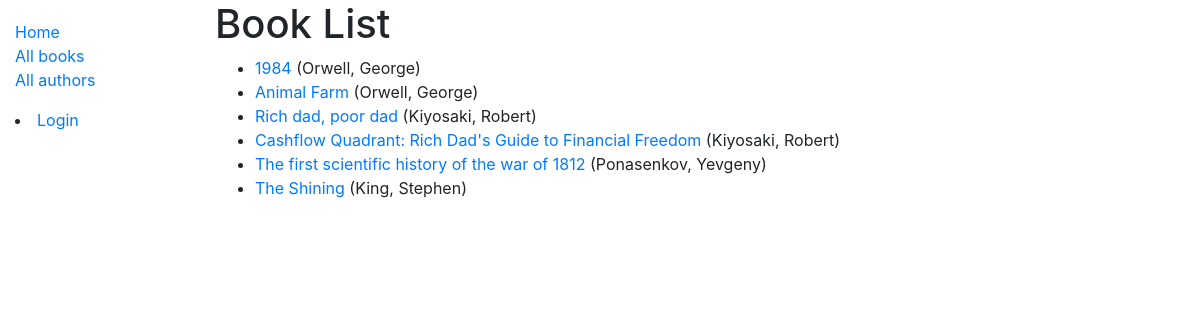
/catalog/books/, run on the app's committed database.
### catalog/models.py (models this page shows, shortened)
class Book(models.Model):
    title = models.CharField(max_length=200)
    author = models.ForeignKey('Author', on_delete=models.SET_NULL, null=True)
    language = models.ForeignKey('Language', on_delete=models.SET_NULL, null=True)
    summary = models.TextField(max_length=1000, help_text='Enter a brief description of the book')
    isbn = models.CharField(
        'ISBN',
        max_length=13,
        help_text='13 Character <a href="https://www.isbn-international.org/content/what-isbn">ISBN number</a>'
    )
    def display_genre(self):
        """Create a string for the Genre. This is required to display genre in Admin."""
        return ', '.join(genre.name for genre in self.genre.all()[:3])
    display_genre.short_description = 'Genre'
    genre = models.ManyToManyField(Genre, help_text='Select a genre for this book')
    def get_absolute_url(self):
        return reverse('book-detail', args=[str(self.id)])

class Author(models.Model):
    first_name = models.CharField(max_length=100)
    last_name = models.CharField(max_length=100)
    date_of_birth = models.DateField(null=True, blank=True)
    date_of_death = models.DateField('Died', null=True, blank=True)
    class Meta:
        ordering = ['last_name', 'first_name']
    def __str__(self):
        return f'{self.last_name}, {self.first_name}'

### catalog/views.py (the view)
# urls.py: path('books/', views.BookListView.as_view(), name='books'),
class BookListView(generic.ListView):
    model = Book
    paginate_by = 10

### catalog/templates/catalog/book_list.html
{% extends "base_generic.html" %}
{% block content %}
  <h1>Book List</h1>
  {% if book_list %}
  <ul>
    {% for book in book_list %}
      <li>
        <a href="{{ book.get_absolute_url }}">{{ book.title }}</a> ({{book.author}})
      </li>
    {% endfor %}
  </ul>
  {% else %}
    <p>There are no books in the library.</p>
  {% endif %}
{% endblock %}

### data on the page
Book: title "1984", author "Orwell, George"
Book: title "Animal Farm", author "Orwell, George"
Book: title "Rich dad, poor dad", author "Kiyosaki, Robert"
Book: title "Cashflow Quadrant: Rich Dad's Guide to Financial Freedom", author "Kiyosaki, Robert"
Book: title "The first scientific history of the war of 1812", author "Ponasenkov, Yevgeny"
Book: title "The Shining", author "King, Stephen"
